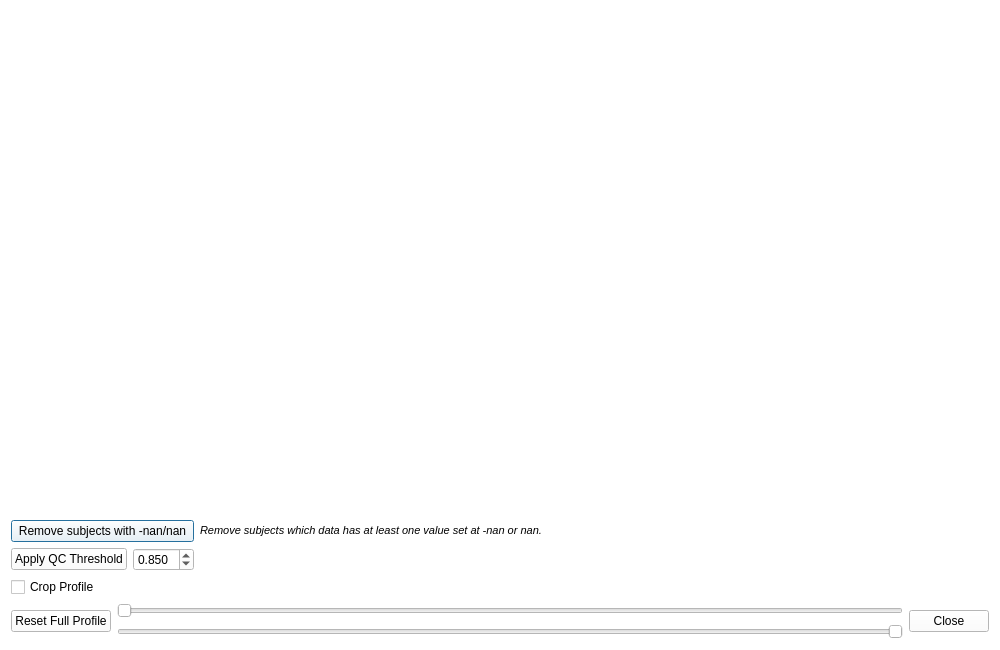
<?xml version="1.0" encoding="UTF-8"?>
<ui version="4.0">
 <class>QCThresholdDialog</class>
 <widget class="QDialog" name="QCThresholdDialog">
  <property name="geometry">
   <rect>
    <x>0</x>
    <y>0</y>
    <width>1000</width>
    <height>650</height>
   </rect>
  </property>
  <property name="palette">
   <palette>
    <active>
     <colorrole role="WindowText">
      <brush brushstyle="SolidPattern">
       <color alpha="255">
        <red>0</red>
        <green>0</green>
        <blue>0</blue>
       </color>
      </brush>
     </colorrole>
     <colorrole role="Button">
      <brush brushstyle="SolidPattern">
       <color alpha="255">
        <red>255</red>
        <green>255</green>
        <blue>255</blue>
       </color>
      </brush>
     </colorrole>
     <colorrole role="Light">
      <brush brushstyle="SolidPattern">
       <color alpha="255">
        <red>255</red>
        <green>255</green>
        <blue>255</blue>
       </color>
      </brush>
     </colorrole>
     <colorrole role="Midlight">
      <brush brushstyle="SolidPattern">
       <color alpha="255">
        <red>255</red>
        <green>255</green>
        <blue>255</blue>
       </color>
      </brush>
     </colorrole>
     <colorrole role="Dark">
      <brush brushstyle="SolidPattern">
       <color alpha="255">
        <red>127</red>
        <green>127</green>
        <blue>127</blue>
       </color>
      </brush>
     </colorrole>
     <colorrole role="Mid">
      <brush brushstyle="SolidPattern">
       <color alpha="255">
        <red>170</red>
        <green>170</green>
        <blue>170</blue>
       </color>
      </brush>
     </colorrole>
     <colorrole role="Text">
      <brush brushstyle="SolidPattern">
       <color alpha="255">
        <red>0</red>
        <green>0</green>
        <blue>0</blue>
       </color>
      </brush>
     </colorrole>
     <colorrole role="BrightText">
      <brush brushstyle="SolidPattern">
       <color alpha="255">
        <red>255</red>
        <green>255</green>
        <blue>255</blue>
       </color>
      </brush>
     </colorrole>
     <colorrole role="ButtonText">
      <brush brushstyle="SolidPattern">
       <color alpha="255">
        <red>0</red>
        <green>0</green>
        <blue>0</blue>
       </color>
      </brush>
     </colorrole>
     <colorrole role="Base">
      <brush brushstyle="SolidPattern">
       <color alpha="255">
        <red>255</red>
        <green>255</green>
        <blue>255</blue>
       </color>
      </brush>
     </colorrole>
     <colorrole role="Window">
      <brush brushstyle="SolidPattern">
       <color alpha="255">
        <red>255</red>
        <green>255</green>
        <blue>255</blue>
       </color>
      </brush>
     </colorrole>
     <colorrole role="Shadow">
      <brush brushstyle="SolidPattern">
       <color alpha="255">
        <red>0</red>
        <green>0</green>
        <blue>0</blue>
       </color>
      </brush>
     </colorrole>
     <colorrole role="AlternateBase">
      <brush brushstyle="SolidPattern">
       <color alpha="255">
        <red>255</red>
        <green>255</green>
        <blue>255</blue>
       </color>
      </brush>
     </colorrole>
     <colorrole role="ToolTipBase">
      <brush brushstyle="SolidPattern">
       <color alpha="255">
        <red>255</red>
        <green>255</green>
        <blue>220</blue>
       </color>
      </brush>
     </colorrole>
     <colorrole role="ToolTipText">
      <brush brushstyle="SolidPattern">
       <color alpha="255">
        <red>0</red>
        <green>0</green>
        <blue>0</blue>
       </color>
      </brush>
     </colorrole>
    </active>
    <inactive>
     <colorrole role="WindowText">
      <brush brushstyle="SolidPattern">
       <color alpha="255">
        <red>0</red>
        <green>0</green>
        <blue>0</blue>
       </color>
      </brush>
     </colorrole>
     <colorrole role="Button">
      <brush brushstyle="SolidPattern">
       <color alpha="255">
        <red>255</red>
        <green>255</green>
        <blue>255</blue>
       </color>
      </brush>
     </colorrole>
     <colorrole role="Light">
      <brush brushstyle="SolidPattern">
       <color alpha="255">
        <red>255</red>
        <green>255</green>
        <blue>255</blue>
       </color>
      </brush>
     </colorrole>
     <colorrole role="Midlight">
      <brush brushstyle="SolidPattern">
       <color alpha="255">
        <red>255</red>
        <green>255</green>
        <blue>255</blue>
       </color>
      </brush>
     </colorrole>
     <colorrole role="Dark">
      <brush brushstyle="SolidPattern">
       <color alpha="255">
        <red>127</red>
        <green>127</green>
        <blue>127</blue>
       </color>
      </brush>
     </colorrole>
     <colorrole role="Mid">
      <brush brushstyle="SolidPattern">
       <color alpha="255">
        <red>170</red>
        <green>170</green>
        <blue>170</blue>
       </color>
      </brush>
     </colorrole>
     <colorrole role="Text">
      <brush brushstyle="SolidPattern">
       <color alpha="255">
        <red>0</red>
        <green>0</green>
        <blue>0</blue>
       </color>
      </brush>
     </colorrole>
     <colorrole role="BrightText">
      <brush brushstyle="SolidPattern">
       <color alpha="255">
        <red>255</red>
        <green>255</green>
        <blue>255</blue>
       </color>
      </brush>
     </colorrole>
     <colorrole role="ButtonText">
      <brush brushstyle="SolidPattern">
       <color alpha="255">
        <red>0</red>
        <green>0</green>
        <blue>0</blue>
       </color>
      </brush>
     </colorrole>
     <colorrole role="Base">
      <brush brushstyle="SolidPattern">
       <color alpha="255">
        <red>255</red>
        <green>255</green>
        <blue>255</blue>
       </color>
      </brush>
     </colorrole>
     <colorrole role="Window">
      <brush brushstyle="SolidPattern">
       <color alpha="255">
        <red>255</red>
        <green>255</green>
        <blue>255</blue>
       </color>
      </brush>
     </colorrole>
     <colorrole role="Shadow">
      <brush brushstyle="SolidPattern">
       <color alpha="255">
        <red>0</red>
        <green>0</green>
        <blue>0</blue>
       </color>
      </brush>
     </colorrole>
     <colorrole role="AlternateBase">
      <brush brushstyle="SolidPattern">
       <color alpha="255">
        <red>255</red>
        <green>255</green>
        <blue>255</blue>
       </color>
      </brush>
     </colorrole>
     <colorrole role="ToolTipBase">
      <brush brushstyle="SolidPattern">
       <color alpha="255">
        <red>255</red>
        <green>255</green>
        <blue>220</blue>
       </color>
      </brush>
     </colorrole>
     <colorrole role="ToolTipText">
      <brush brushstyle="SolidPattern">
       <color alpha="255">
        <red>0</red>
        <green>0</green>
        <blue>0</blue>
       </color>
      </brush>
     </colorrole>
    </inactive>
    <disabled>
     <colorrole role="WindowText">
      <brush brushstyle="SolidPattern">
       <color alpha="255">
        <red>127</red>
        <green>127</green>
        <blue>127</blue>
       </color>
      </brush>
     </colorrole>
     <colorrole role="Button">
      <brush brushstyle="SolidPattern">
       <color alpha="255">
        <red>255</red>
        <green>255</green>
        <blue>255</blue>
       </color>
      </brush>
     </colorrole>
     <colorrole role="Light">
      <brush brushstyle="SolidPattern">
       <color alpha="255">
        <red>255</red>
        <green>255</green>
        <blue>255</blue>
       </color>
      </brush>
     </colorrole>
     <colorrole role="Midlight">
      <brush brushstyle="SolidPattern">
       <color alpha="255">
        <red>255</red>
        <green>255</green>
        <blue>255</blue>
       </color>
      </brush>
     </colorrole>
     <colorrole role="Dark">
      <brush brushstyle="SolidPattern">
       <color alpha="255">
        <red>127</red>
        <green>127</green>
        <blue>127</blue>
       </color>
      </brush>
     </colorrole>
     <colorrole role="Mid">
      <brush brushstyle="SolidPattern">
       <color alpha="255">
        <red>170</red>
        <green>170</green>
        <blue>170</blue>
       </color>
      </brush>
     </colorrole>
     <colorrole role="Text">
      <brush brushstyle="SolidPattern">
       <color alpha="255">
        <red>127</red>
        <green>127</green>
        <blue>127</blue>
       </color>
      </brush>
     </colorrole>
     <colorrole role="BrightText">
      <brush brushstyle="SolidPattern">
       <color alpha="255">
        <red>255</red>
        <green>255</green>
        <blue>255</blue>
       </color>
      </brush>
     </colorrole>
     <colorrole role="ButtonText">
      <brush brushstyle="SolidPattern">
       <color alpha="255">
        <red>127</red>
        <green>127</green>
        <blue>127</blue>
       </color>
      </brush>
     </colorrole>
     <colorrole role="Base">
      <brush brushstyle="SolidPattern">
       <color alpha="255">
        <red>255</red>
        <green>255</green>
        <blue>255</blue>
       </color>
      </brush>
     </colorrole>
     <colorrole role="Window">
      <brush brushstyle="SolidPattern">
       <color alpha="255">
        <red>255</red>
        <green>255</green>
        <blue>255</blue>
       </color>
      </brush>
     </colorrole>
     <colorrole role="Shadow">
      <brush brushstyle="SolidPattern">
       <color alpha="255">
        <red>0</red>
        <green>0</green>
        <blue>0</blue>
       </color>
      </brush>
     </colorrole>
     <colorrole role="AlternateBase">
      <brush brushstyle="SolidPattern">
       <color alpha="255">
        <red>255</red>
        <green>255</green>
        <blue>255</blue>
       </color>
      </brush>
     </colorrole>
     <colorrole role="ToolTipBase">
      <brush brushstyle="SolidPattern">
       <color alpha="255">
        <red>255</red>
        <green>255</green>
        <blue>220</blue>
       </color>
      </brush>
     </colorrole>
     <colorrole role="ToolTipText">
      <brush brushstyle="SolidPattern">
       <color alpha="255">
        <red>0</red>
        <green>0</green>
        <blue>0</blue>
       </color>
      </brush>
     </colorrole>
    </disabled>
   </palette>
  </property>
  <property name="windowTitle">
   <string>Dialog</string>
  </property>
  <layout class="QVBoxLayout" name="verticalLayout">
   <item>
    <widget class="QVTKWidget" name="QCThresholdDialog_plot_qvtkWidget" native="true">
     <property name="sizePolicy">
      <sizepolicy hsizetype="Preferred" vsizetype="Expanding">
       <horstretch>0</horstretch>
       <verstretch>0</verstretch>
      </sizepolicy>
     </property>
    </widget>
   </item>
   <item>
    <layout class="QGridLayout" name="QCThresholdDialog_gridLayout">
     <item row="0" column="2">
      <widget class="QLabel" name="QCThresholdDialog_removeNAN_label">
       <property name="text">
        <string>&lt;html&gt;&lt;head/&gt;&lt;body&gt;&lt;p&gt;&lt;span style=&quot; font-size:8pt; font-style:italic;&quot;&gt;Remove subjects which data has at least one value set at -nan or nan.&lt;/span&gt;&lt;/p&gt;&lt;/body&gt;&lt;/html&gt;</string>
       </property>
      </widget>
     </item>
     <item row="1" column="2">
      <widget class="QLabel" name="QCThresholdDialog_info_label">
       <property name="minimumSize">
        <size>
         <width>27</width>
         <height>0</height>
        </size>
       </property>
       <property name="text">
        <string/>
       </property>
      </widget>
     </item>
     <item row="0" column="0" colspan="2">
      <widget class="QPushButton" name="QCThresholdDialog_removeNAN_pushButton">
       <property name="text">
        <string>Remove subjects with -nan/nan</string>
       </property>
      </widget>
     </item>
     <item row="1" column="1">
      <widget class="QDoubleSpinBox" name="QCThresholdDialog_qcThreshold_doubleSpinBox">
       <property name="sizePolicy">
        <sizepolicy hsizetype="Fixed" vsizetype="Fixed">
         <horstretch>0</horstretch>
         <verstretch>0</verstretch>
        </sizepolicy>
       </property>
       <property name="decimals">
        <number>3</number>
       </property>
       <property name="minimum">
        <double>-1.000000000000000</double>
       </property>
       <property name="maximum">
        <double>1.000000000000000</double>
       </property>
       <property name="singleStep">
        <double>0.010000000000000</double>
       </property>
       <property name="value">
        <double>0.850000000000000</double>
       </property>
      </widget>
     </item>
     <item row="2" column="0">
      <widget class="QCheckBox" name="QCThresholdDialog_cropProfile_checkBox">
       <property name="text">
        <string>Crop Profile</string>
       </property>
       <property name="checked">
        <bool>false</bool>
       </property>
      </widget>
     </item>
     <item row="1" column="0">
      <widget class="QPushButton" name="QCThresholdDialog_applyQCThreshold_pushButton">
       <property name="text">
        <string>Apply QC Threshold</string>
       </property>
      </widget>
     </item>
     <item row="0" column="3">
      <spacer name="QCThresholdDialog_horizontalSpacer">
       <property name="orientation">
        <enum>Qt::Horizontal</enum>
       </property>
       <property name="sizeHint" stdset="0">
        <size>
         <width>40</width>
         <height>20</height>
        </size>
       </property>
      </spacer>
     </item>
     <item row="3" column="4">
      <widget class="QPushButton" name="QCThresholdDialog_close_pushButton">
       <property name="text">
        <string>Close</string>
       </property>
      </widget>
     </item>
     <item row="3" column="0" colspan="4">
      <layout class="QGridLayout" name="QCThresholdDialog_profileCropping_gridLayout">
       <item row="0" column="0" rowspan="2">
        <widget class="QPushButton" name="QCThresholdDialog_resetArcLength_pushButton">
         <property name="sizePolicy">
          <sizepolicy hsizetype="Fixed" vsizetype="Fixed">
           <horstretch>0</horstretch>
           <verstretch>0</verstretch>
          </sizepolicy>
         </property>
         <property name="text">
          <string>Reset Full Profile</string>
         </property>
        </widget>
       </item>
       <item row="0" column="1">
        <widget class="QSlider" name="QCThresholdDialog_arcLengthStart_horizontalSlider">
         <property name="sizePolicy">
          <sizepolicy hsizetype="Expanding" vsizetype="Fixed">
           <horstretch>0</horstretch>
           <verstretch>0</verstretch>
          </sizepolicy>
         </property>
         <property name="minimumSize">
          <size>
           <width>300</width>
           <height>0</height>
          </size>
         </property>
         <property name="tracking">
          <bool>true</bool>
         </property>
         <property name="orientation">
          <enum>Qt::Horizontal</enum>
         </property>
         <property name="invertedAppearance">
          <bool>false</bool>
         </property>
         <property name="invertedControls">
          <bool>false</bool>
         </property>
         <property name="tickPosition">
          <enum>QSlider::NoTicks</enum>
         </property>
        </widget>
       </item>
       <item row="1" column="1">
        <widget class="QSlider" name="QCThresholdDialog_arcLengthEnd_horizontalSlider">
         <property name="sizePolicy">
          <sizepolicy hsizetype="Expanding" vsizetype="Fixed">
           <horstretch>0</horstretch>
           <verstretch>0</verstretch>
          </sizepolicy>
         </property>
         <property name="minimumSize">
          <size>
           <width>300</width>
           <height>0</height>
          </size>
         </property>
         <property name="value">
          <number>0</number>
         </property>
         <property name="sliderPosition">
          <number>0</number>
         </property>
         <property name="tracking">
          <bool>true</bool>
         </property>
         <property name="orientation">
          <enum>Qt::Horizontal</enum>
         </property>
         <property name="invertedAppearance">
          <bool>true</bool>
         </property>
         <property name="invertedControls">
          <bool>false</bool>
         </property>
        </widget>
       </item>
      </layout>
     </item>
    </layout>
   </item>
  </layout>
 </widget>
 <customwidgets>
  <customwidget>
   <class>QVTKWidget</class>
   <extends>QWidget</extends>
   <header location="global">QVTKWidget.h</header>
   <container>1</container>
  </customwidget>
 </customwidgets>
 <resources/>
 <connections>
  <connection>
   <sender>QCThresholdDialog_close_pushButton</sender>
   <signal>clicked()</signal>
   <receiver>QCThresholdDialog</receiver>
   <slot>close()</slot>
   <hints>
    <hint type="sourcelabel">
     <x>603</x>
     <y>536</y>
    </hint>
    <hint type="destinationlabel">
     <x>576</x>
     <y>507</y>
    </hint>
   </hints>
  </connection>
 </connections>
</ui>
